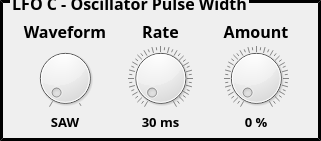
   <widget class="QGroupBox" name="LFO_C">
    <property name="geometry">
     <rect>
      <x>870</x>
      <y>350</y>
      <width>321</width>
      <height>141</height>
     </rect>
    </property>
    <property name="font">
     <font>
      <family>Tw Cen MT</family>
      <pointsize>12</pointsize>
      <weight>75</weight>
      <bold>true</bold>
     </font>
    </property>
    <property name="styleSheet">
     <string notr="true">QGroupBox
{
    border-style: outset;
	margin-top: 0.5em;
    border-width: 3px;
    border-color: black;
}

QGroupBox::title {
    top: -8px;
    left: 10px;
}</string>
    </property>
    <property name="title">
     <string>LFO C - Oscillator Pulse Width</string>
    </property>
    <property name="alignment">
     <set>Qt::AlignLeading|Qt::AlignLeft|Qt::AlignVCenter</set>
    </property>
    <widget class="QWidget" name="horizontalLayoutWidget_11">
     <property name="geometry">
      <rect>
       <x>20</x>
       <y>20</y>
       <width>281</width>
       <height>111</height>
      </rect>
     </property>
     <layout class="QHBoxLayout" name="LFO_C_Layout">
      <item>
       <layout class="QVBoxLayout" name="LFO_C_Waveform_Layout">
        <property name="spacing">
         <number>3</number>
        </property>
        <item>
         <widget class="QLabel" name="LFO_C_Waveform_Title">
          <property name="font">
           <font>
            <family>Tw Cen MT</family>
            <pointsize>12</pointsize>
            <weight>75</weight>
            <bold>true</bold>
           </font>
          </property>
          <property name="autoFillBackground">
           <bool>false</bool>
          </property>
          <property name="styleSheet">
           <string notr="true">background-color: rgba(255, 255, 255, 0);</string>
          </property>
          <property name="text">
           <string>Waveform</string>
          </property>
          <property name="alignment">
           <set>Qt::AlignCenter</set>
          </property>
         </widget>
        </item>
        <item>
         <widget class="QDial" name="LFO_C_Waveform">
          <property name="styleSheet">
           <string notr="true"/>
          </property>
          <property name="minimum">
           <number>0</number>
          </property>
          <property name="maximum">
           <number>1</number>
          </property>
          <property name="value">
           <number>0</number>
          </property>
          <property name="invertedAppearance">
           <bool>false</bool>
          </property>
          <property name="invertedControls">
           <bool>false</bool>
          </property>
          <property name="notchesVisible">
           <bool>true</bool>
          </property>
         </widget>
        </item>
        <item>
         <widget class="QLabel" name="LFO_C_Waveform_Value">
          <property name="font">
           <font>
            <family>Tw Cen MT</family>
            <pointsize>10</pointsize>
            <weight>75</weight>
            <bold>true</bold>
           </font>
          </property>
          <property name="layoutDirection">
           <enum>Qt::LeftToRight</enum>
          </property>
          <property name="styleSheet">
           <string notr="true">background-color: rgba(255, 255, 255, 0);</string>
          </property>
          <property name="text">
           <string>SAW</string>
          </property>
          <property name="alignment">
           <set>Qt::AlignCenter</set>
          </property>
          <property name="margin">
           <number>0</number>
          </property>
         </widget>
        </item>
       </layout>
      </item>
      <item>
       <layout class="QVBoxLayout" name="LFO_C_Rate_Layout">
        <property name="spacing">
         <number>3</number>
        </property>
        <item>
         <widget class="QLabel" name="LFO_C_Rate_Title">
          <property name="font">
           <font>
            <family>Tw Cen MT</family>
            <pointsize>12</pointsize>
            <weight>75</weight>
            <bold>true</bold>
           </font>
          </property>
          <property name="autoFillBackground">
           <bool>false</bool>
          </property>
          <property name="styleSheet">
           <string notr="true">background-color: rgba(255, 255, 255, 0);</string>
          </property>
          <property name="text">
           <string>Rate</string>
          </property>
          <property name="alignment">
           <set>Qt::AlignCenter</set>
          </property>
         </widget>
        </item>
        <item>
         <widget class="QDial" name="LFO_C_Rate">
          <property name="toolTip">
           <string>0s 0c</string>
          </property>
          <property name="toolTipDuration">
           <number>-1</number>
          </property>
          <property name="statusTip">
           <string/>
          </property>
          <property name="whatsThis">
           <string/>
          </property>
          <property name="minimum">
           <number>0</number>
          </property>
          <property name="maximum">
           <number>4095</number>
          </property>
          <property name="value">
           <number>0</number>
          </property>
          <property name="tracking">
           <bool>true</bool>
          </property>
          <property name="invertedAppearance">
           <bool>false</bool>
          </property>
          <property name="invertedControls">
           <bool>false</bool>
          </property>
          <property name="notchTarget">
           <double>25.000000000000000</double>
          </property>
          <property name="notchesVisible">
           <bool>true</bool>
          </property>
         </widget>
        </item>
        <item>
         <widget class="QLabel" name="LFO_C_Rate_Value">
          <property name="font">
           <font>
            <family>Tw Cen MT</family>
            <pointsize>10</pointsize>
            <weight>75</weight>
            <bold>true</bold>
           </font>
          </property>
          <property name="layoutDirection">
           <enum>Qt::LeftToRight</enum>
          </property>
          <property name="styleSheet">
           <string notr="true">background-color: rgba(255, 255, 255, 0);</string>
          </property>
          <property name="text">
           <string>30 ms</string>
          </property>
          <property name="alignment">
           <set>Qt::AlignCenter</set>
          </property>
          <property name="margin">
           <number>0</number>
          </property>
         </widget>
        </item>
       </layout>
      </item>
      <item>
       <layout class="QVBoxLayout" name="LFO_C_Amount_Layout">
        <property name="spacing">
         <number>3</number>
        </property>
        <item>
         <widget class="QLabel" name="LFO_B_Amount_Title_2">
          <property name="font">
           <font>
            <family>Tw Cen MT</family>
            <pointsize>12</pointsize>
            <weight>75</weight>
            <bold>true</bold>
           </font>
          </property>
          <property name="autoFillBackground">
           <bool>false</bool>
          </property>
          <property name="text">
           <string>Amount</string>
          </property>
          <property name="alignment">
           <set>Qt::AlignCenter</set>
          </property>
         </widget>
        </item>
        <item>
         <widget class="QDial" name="LFO_C_Amount">
          <property name="minimum">
           <number>0</number>
          </property>
          <property name="maximum">
           <number>4095</number>
          </property>
          <property name="value">
           <number>0</number>
          </property>
          <property name="tracking">
           <bool>true</bool>
          </property>
          <property name="invertedAppearance">
           <bool>false</bool>
          </property>
          <property name="invertedControls">
           <bool>false</bool>
          </property>
          <property name="notchTarget">
           <double>25.000000000000000</double>
          </property>
          <property name="notchesVisible">
           <bool>true</bool>
          </property>
         </widget>
        </item>
        <item>
         <widget class="QLabel" name="LFO_C_Amount_Value">
          <property name="font">
           <font>
            <family>Tw Cen MT</family>
            <pointsize>10</pointsize>
            <weight>75</weight>
            <bold>true</bold>
           </font>
          </property>
          <property name="layoutDirection">
           <enum>Qt::LeftToRight</enum>
          </property>
          <property name="text">
           <string>0 %</string>
          </property>
          <property name="alignment">
           <set>Qt::AlignCenter</set>
          </property>
          <property name="margin">
           <number>0</number>
          </property>
         </widget>
        </item>
       </layout>
      </item>
     </layout>
    </widget>
   </widget>
